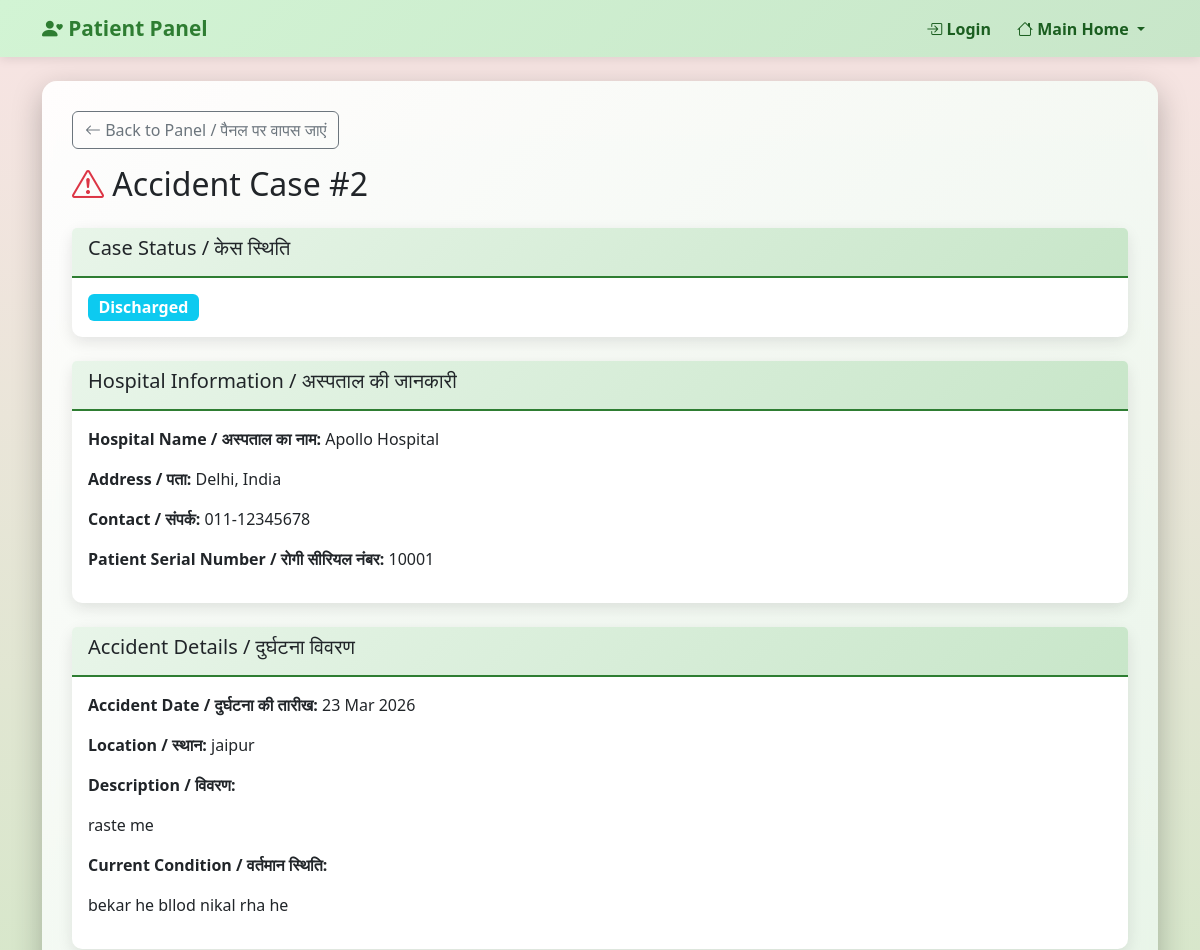
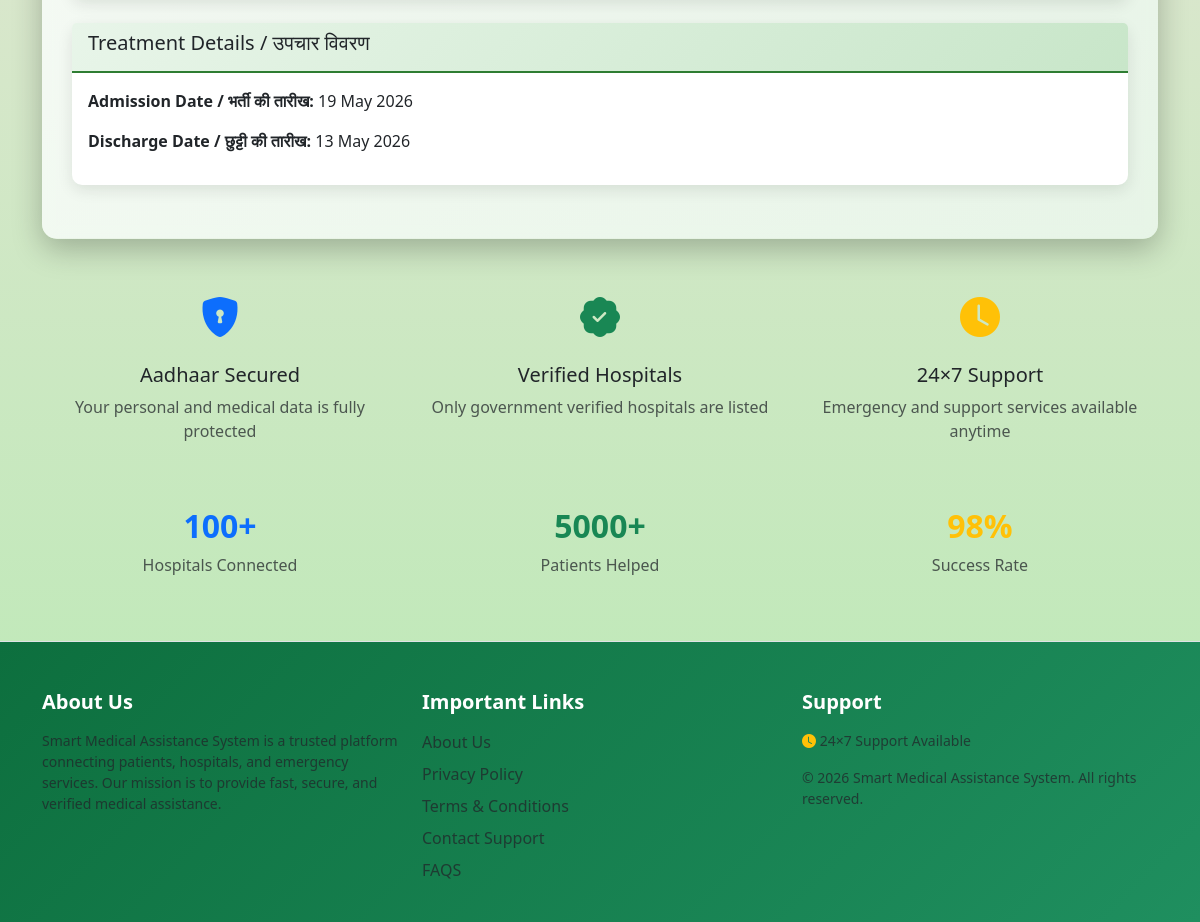
Page /accident-case-detail/2 on the committed database (2 pictures, top to bottom).
### models.py (models this page shows, shortened)
class AccidentCase(db.Model):
    __tablename__ = 'accident_cases'
    accident_id = db.Column(db.Integer, primary_key=True)
    patient_id = db.Column(db.Integer, db.ForeignKey('patients.patient_id'), nullable=False)
    hospital_id = db.Column(
        db.Integer,
        db.ForeignKey('hospitals.id'),  # ✅ FIX HERE
        nullable=False
    )
    status = db.Column(db.String(50), default='pending')  # pending, approved, rejected, treatment_complete, discharged
    case_type = db.Column(db.String(20))  # accident / emergency
    patient_name = db.Column(db.String(100), nullable=False)
    gender = db.Column(db.String(10))
    patient_mobile = db.Column(db.String(15))
    email = db.Column(db.String(100))# Patient mobile number
    date_of_birth = db.Column(db.Date)
    aadhar_no = db.Column(db.String(12), nullable=False)
    patient_image_url = db.Column(db.String(255))  # Jan Aadhaar image
    ayushman_card_url = db.Column(db.String(255))  # Ayushman card image (optional)
    accident_description = db.Column(db.Text, nullable=False)  # How it happened
    accident_date = db.Column(db.Date)
    accident_location = db.Column(db.String(200))
    current_condition = db.Column(db.Text, nullable=False)  # Bone fracture, bleeding, etc.
    patient_condition_image_url = db.Column(db.String(255))  # Patient condition/injury photo
    patient_serial_number = db.Column(db.String(50))  # Given by hospital
    admission_date = db.Column(db.Date)
    discharge_date = db.Column(db.Date)
    created_at = db.Column(
        db.DateTime,
        default=get_ist_now
    )
    updated_at = db.Column(
        db.DateTime,
        default=get_ist_now,
        onupdate=get_ist_now
    )
    patient = db.relationship('Patient', backref='accident_cases')
    hospital = db.relationship('Hospital', backref='accident_cases')

class Hospital(db.Model):
    __tablename__ = 'hospitals'
    id = db.Column(db.Integer, primary_key=True)   # ✅ CHANGE
    name = db.Column(db.String(200), nullable=False)
    address = db.Column(db.Text, nullable=False)
    speciality = db.Column(db.String(200))
    contact = db.Column(db.String(15), nullable=False)
    email = db.Column(db.String(100))
    password_hash = db.Column(db.String(255))
    admin_approved = db.Column(db.Boolean, default=False)
    admin_approved_by = db.Column(db.Integer, db.ForeignKey('admins.admin_id'))
    admin_approved_at = db.Column(db.DateTime)
    rejection_reason = db.Column(db.Text, nullable=True)  # Reason if rejected
    rejected_at = db.Column(db.DateTime, nullable=True)  # When rejected
    rejected_by = db.Column(db.Integer, db.ForeignKey('admins.admin_id'), nullable=True)  # Who rejected
    created_at = db.Column(db.DateTime, default=get_ist_now)

### app.py (the view)
@app.route('/accident-case-detail/<int:accident_id>')
def accident_case_detail(accident_id):
    accident_case = AccidentCase.query.get_or_404(accident_id)
    return render_template('patient/accident_case_detail.html', accident_case=accident_case)

### app.py (called while the page is built)
@app.context_processor
def inject_helpers():
    return dict(calculate_age=calculate_age, user_role=session.get('user_role'))

@app.after_request
def add_cache_control(response):
    if response.content_type and 'text/html' in response.content_type:
        response.headers['Cache-Control'] = 'no-cache, no-store, must-revalidate'
        response.headers['Pragma'] = 'no-cache'
        response.headers['Expires'] = '0'
    return response

### templates/patient/accident_case_detail.html (shortened to what this page needs)
{% extends "patient_base.html" %}
{% block content %}
<div class="main-container">
    <div class="mb-3">
        <a href="/patient/panel?aadhar_no={{ accident_case.aadhar_no }}" class="btn btn-outline-secondary">
            <i class="bi bi-arrow-left"></i> Back to Panel / पैनल पर वापस जाएं
        </a>
    </div>
    <h2 class="mb-4">
        <i class="bi bi-exclamation-triangle text-danger"></i> Accident Case #{{ accident_case.accident_id }}
    </h2>
    <div class="card mb-4">
        <div class="card-header">
            <h5>Case Status / केस स्थिति</h5>
        </div>
        <div class="card-body">
            <span class="badge
                {% if accident_case.status == 'approved' %}bg-success
                {% elif accident_case.status == 'rejected' %}bg-danger
                {% elif accident_case.status == 'discharged' %}bg-info
                {% else %}bg-warning{% endif %} fs-6">
                {{ accident_case.status|title }}
            </span>
        </div>
    </div>
    <div class="card mb-4">
        <div class="card-header">
            <h5>Hospital Information / अस्पताल की जानकारी</h5>
        </div>
        <div class="card-body">
            <p><strong>Hospital Name / अस्पताल का नाम:</strong> {{ accident_case.hospital.name }}</p>
            <p><strong>Address / पता:</strong> {{ accident_case.hospital.address }}</p>
            <p><strong>Contact / संपर्क:</strong> {{ accident_case.hospital.contact }}</p>
            {% if accident_case.patient_serial_number %}
            <p><strong>Patient Serial Number / रोगी सीरियल नंबर:</strong> {{ accident_case.patient_serial_number }}</p>
            {% endif %}
        </div>
    </div>
    <div class="card mb-4">
        <div class="card-header">
            <h5>Accident Details / दुर्घटना विवरण</h5>
        </div>
        <div class="card-body">
            <p><strong>Accident Date / दुर्घटना की तारीख:</strong>
                {{ accident_case.accident_date.strftime('%d %b %Y') if accident_case.accident_date else 'N/A' }}</p>
            <p><strong>Location / स्थान:</strong> {{ accident_case.accident_location or 'N/A' }}</p>
            <p><strong>Description / विवरण:</strong></p>
            <p>{{ accident_case.accident_description }}</p>
            <p><strong>Current Condition / वर्तमान स्थिति:</strong></p>
            <p>{{ accident_case.current_condition }}</p>
        </div>
    </div>
    {% if accident_case.admission_date or accident_case.discharge_date %}
    <div class="card mb-4">
        <div class="card-header">
            <h5>Treatment Details / उपचार विवरण</h5>
        </div>
        <div class="card-body">
            {% if accident_case.admission_date %}
            <p><strong>Admission Date / भर्ती की तारीख:</strong> {{ accident_case.admission_date.strftime('%d %b %Y') }}</p>
            {% endif %}
            {% if accident_case.discharge_date %}
            <p><strong>Discharge Date / छुट्टी की तारीख:</strong> {{ accident_case.discharge_date.strftime('%d %b %Y') }}</p>
            {% endif %}
        </div>
    </div>
    {% endif %}
    {% set treatment_report = accident_case.treatment_reports[0] if accident_case.treatment_reports else None %}
</div>
{% endblock %}

### templates/patient_base.html (style rules this page uses)
html, body { height: 100%; }
body { font-family: "Segoe UI", Tahoma, Geneva, Verdana, sans-serif; background: linear-gradient( rgba(247, 223, 223, 0.85), rgba(172, 230, 166, 0.85) ); background-size: cover; background-position: center; background-repeat: no-repeat; background-attachment: fixed; display: flex; flex-direction: column; }
.main-container { background: linear-gradient(135deg, rgba(255, 255, 255, 0.92), rgba(232, 245, 233, 0.92)); background-size: cover; background-position: center; background-repeat: no-repeat; backdrop-filter: blur(6px); -webkit-backdrop-filter: blur(6px); border-radius: 15px; box-shadow: 0 10px 30px rgba(0, 0, 0, 0.25); margin: 20px auto; padding: 30px; }
.card { border: none; border-radius: 10px; box-shadow: 0 5px 15px rgba(0, 0, 0, 0.1); }
.card-header { background: linear-gradient(135deg, #e8f5e9 0%, #c8e6c9 100%); border-bottom: 2px solid #2e7d32; }

### rows in the picture
AccidentCase: accident_id "2", status "Discharged", patient_serial_number "10001", accident_date "23 Mar 2026", accident_location "jaipur", accident_description "raste me", current_condition "bekar he bllod nikal rha he", admission_date "19 May 2026", discharge_date "13 May 2026"
Hospital: hospital.name "Apollo Hospital", hospital.address "Delhi, India", hospital.contact "011-12345678"
